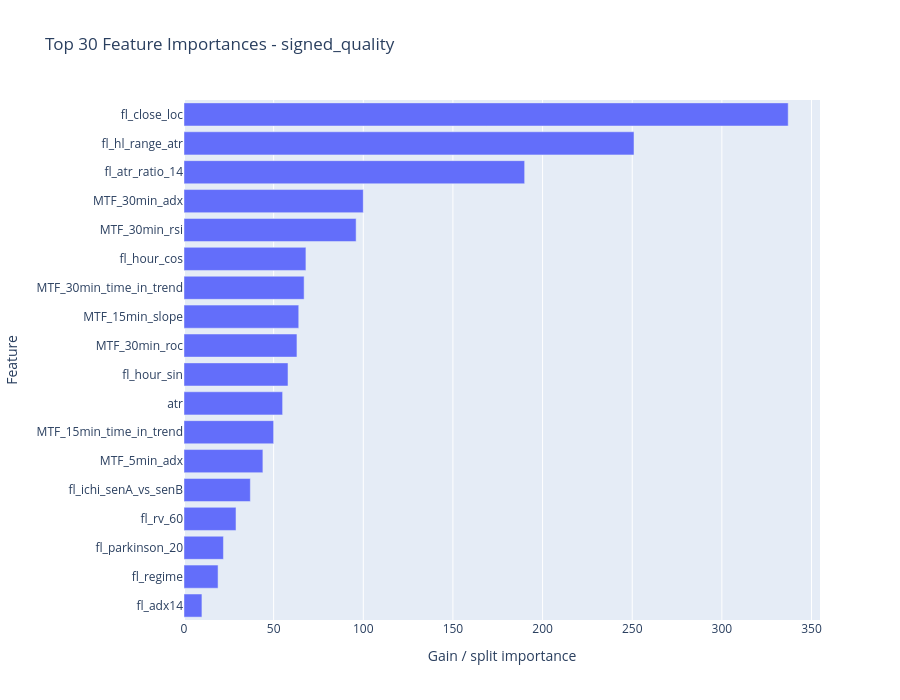

Here is the notebook cell this chart was saved with:
### Code cell
# Model importance snapshot for the primary deployment model
importance_df = pd.DataFrame({
    "feature": features,
    "importance": final_models[PRIMARY_TARGET].feature_importances_,
}).sort_values("importance", ascending=False).reset_index(drop=True)

display(importance_df.head(30))

fig = go.Figure(go.Bar(
    x=importance_df.head(30)["importance"][::-1],
    y=importance_df.head(30)["feature"][::-1],
    orientation="h",
))
fig.update_layout(
    title=f"Top 30 Feature Importances - {PRIMARY_TARGET}",
    height=700,
    xaxis_title="Gain / split importance",
    yaxis_title="Feature",
)
fig.show()

### Figure 1 — Plotly figure (JSON) as saved in the notebook; plotly's stock layout.template omitted (floating-point values rounded to 4 significant figures)
{"data": [{"orientation": "h", "type": "bar", "x": [10, 19, 22, 29, 37, 44, 50, 55, 58, 63, 64, 67, 68, 96, 100, 190, 251, 337], "y": ["fl_adx14", "fl_regime", "fl_parkinson_20", "fl_rv_60", "fl_ichi_senA_vs_senB", "MTF_5min_adx", "MTF_15min_time_in_trend", "atr", "fl_hour_sin", "MTF_30min_roc", "MTF_15min_slope", "MTF_30min_time_in_trend", "fl_hour_cos", "MTF_30min_rsi", "MTF_30min_adx", "fl_atr_ratio_14", "fl_hl_range_atr", "fl_close_loc"]}], "layout": {"height": 700, "title": {"text": "Top 30 Feature Importances - signed_quality"}, "xaxis": {"title": {"text": "Gain / split importance"}}, "yaxis": {"title": {"text": "Feature"}}}}
